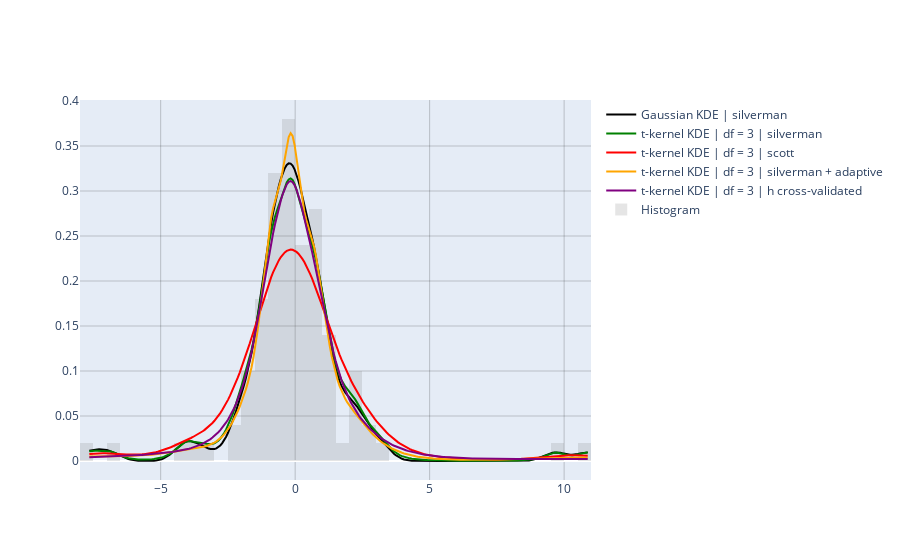

The code cell stored with this chart in its notebook:
### Code cell
fig = go.Figure()

# Gaussian KDE
fig.add_trace(
    go.Scatter(
        x=gaussian_kde.grid,
        y=gaussian_density,
        mode="lines",
        name="Gaussian KDE | silverman",
        line=dict(color="black")
    )
)

# t-kernel KDE df = 4
fig.add_trace(
    go.Scatter(
        x=t2_kde.grid,
        y=t2_density,
        mode="lines",
        name="t-kernel KDE | df = 3 | silverman",
        line=dict(color="green")
    )
)

# t-kernel KDE df = 2
fig.add_trace(
    go.Scatter(
        x=t3_kde.grid,
        y=t3_density,
        mode="lines",
        name="t-kernel KDE | df = 3 | scott",
        line=dict(color="red")
    )
)

fig.add_trace(
    go.Scatter(
        x=t4_kde.grid,
        y=t4_density,
        mode="lines",
        name="t-kernel KDE | df = 3 | silverman + adaptive",
        line=dict(color="orange")
    )
)

fig.add_trace(
    go.Scatter(
        x=t5_kde.grid,
        y=t5_density,
        mode="lines",
        name="t-kernel KDE | df = 3 | h cross-validated",
        line=dict(color="purple")
    )
)

# Histogram
fig.add_trace(
    go.Histogram(
        x=t_samples,
        nbinsx=50,
        histnorm="probability density",
        marker=dict(color="gray"),
        opacity=0.2,
        name="Histogram"
    )
)


fig.update_xaxes(showgrid=True, gridwidth=1, gridcolor="rgba(0,0,0,0.2)")
fig.update_yaxes(showgrid=True, gridwidth=1, gridcolor="rgba(0,0,0,0.2)")

fig.update_layout(
    legend=dict(
        x=1.02,
        y=1,
        xanchor="left",
        yanchor="top"
    ),
    margin=dict(r=160)  # make room for the legend
)

fig.show()

### Figure 1 — Plotly figure (JSON) as saved in the notebook; plotly's stock layout.template omitted (floating-point values rounded to 4 significant figures; data arrays with more than 128 entries replaced by an {"elided": "..."} marker saying what was removed)
{"data": [{"line": {"color": "black"}, "mode": "lines", "name": "Gaussian KDE | silverman", "type": "scatter", "x": {"elided": "256 float values"}, "y": {"elided": "256 float values"}}, {"line": {"color": "green"}, "mode": "lines", "name": "t-kernel KDE | df = 3 | silverman", "type": "scatter", "x": {"elided": "256 float values"}, "y": {"elided": "256 float values"}}, {"line": {"color": "red"}, "mode": "lines", "name": "t-kernel KDE | df = 3 | scott", "type": "scatter", "x": {"elided": "256 float values"}, "y": {"elided": "256 float values"}}, {"line": {"color": "orange"}, "mode": "lines", "name": "t-kernel KDE | df = 3 | silverman + adaptive", "type": "scatter", "x": {"elided": "256 float values"}, "y": {"elided": "256 float values"}}, {"line": {"color": "purple"}, "mode": "lines", "name": "t-kernel KDE | df = 3 | h cross-validated", "type": "scatter", "x": {"elided": "256 float values"}, "y": {"elided": "256 float values"}}, {"histnorm": "probability density", "marker": {"color": "gray"}, "name": "Histogram", "nbinsx": 50, "opacity": 0.2, "type": "histogram", "x": [2.994, -0.1508, -0.02749, 1.033, 1.348, 2.422, 1.015, -0.2299, 9.673, 0.5273, 2.079, 0.07417, 0.7165, 2.514, 0.7481, -7.653, -0.8801, -0.4024, 0.2883, -0.5787, -1.072, -0.09365, 0.02527, -1.3, 3.207, -0.3373, -1.232, 0.2901, 0.2606, 0.7076, 0.06067, -0.2797, -1.067, -0.349, -0.1484, -1.144, -0.1389, -0.1686, 0.6822, -0.0111, -0.6682, -0.7575, -3.401, -0.2905, 0.4161, -4.133, -0.9346, -1.843, -1.23, -6.92, 0.7205, 0.518, -0.2462, 0.04316, -0.1599, 0.7889, 2.03, -1.976, 0.1416, 0.0002287, -0.5955, 0.3848, 0.9352, -3.986, -0.8604, 1.264, -0.5505, -1.01, -0.7965, -1.471, 1.11, -0.7789, -0.7953, -2.116, 0.6639, 0.8787, 2.203, -0.8271, 0.8249, -1.835, -2.462, -0.09209, -1.68, 1.482, 10.88, -0.9692, -0.8287, 2.0, -0.5009, 1.3, 0.5204, -1.082, -0.9414, -1.758, -0.3531, -0.2208, 0.4336, 1.715, 0.8332, -0.1168]}], "layout": {"legend": {"x": 1.02, "xanchor": "left", "y": 1, "yanchor": "top"}, "margin": {"r": 160}, "xaxis": {"gridcolor": "rgba(0,0,0,0.2)", "gridwidth": 1, "showgrid": true}, "yaxis": {"gridcolor": "rgba(0,0,0,0.2)", "gridwidth": 1, "showgrid": true}}}
